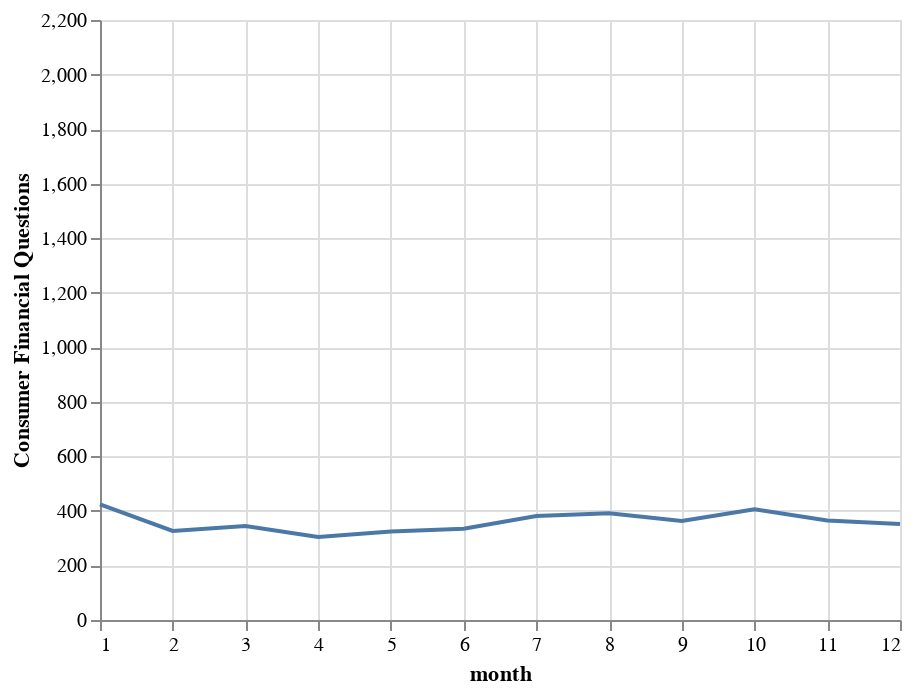

The code cell stored with this chart in its notebook:
### Code cell
alt.Chart(ts).mark_line().encode(
    x='month',
    y=alt.Y('Consumer Financial Questions', scale=alt.Scale(type='linear', domain=(0, 2200)))
)

### Figure 1 — Vega-Lite specification as saved in the notebook (floating-point values rounded to 4 significant figures)
{"config": {"view": {"continuousWidth": 400, "continuousHeight": 300}}, "data": {"name": "data-d60e3b7af6909ee96b24c4b37391fb45"}, "mark": "line", "encoding": {"x": {"field": "month", "type": "quantitative"}, "y": {"field": "Consumer Financial Questions", "scale": {"domain": [0, 2200], "type": "linear"}, "type": "quantitative"}}, "$schema": "https://vega.github.io/schema/vega-lite/v4.17.0.json", "datasets": {"data-d60e3b7af6909ee96b24c4b37391fb45": [{"month": 1, "Consumer Financial Questions": 424.0, "Education": 18.0, "Family and Children": 2126.0, "Health and Disability": 65.25, "Housing and Homelessness": 792.5, "Income Maintenance": 60.0, "Individual Rights": 198.0, "Juvenile": 9.5, "Other": 859.2, "Work, Employment and Unemployment": 242.2}, {"month": 2, "Consumer Financial Questions": 326.5, "Education": 16.5, "Family and Children": 1526.0, "Health and Disability": 51.25, "Housing and Homelessness": 581.2, "Income Maintenance": 53.5, "Individual Rights": 134.5, "Juvenile": 9.0, "Other": 631.2, "Work, Employment and Unemployment": 170.2}, {"month": 3, "Consumer Financial Questions": 344.8, "Education": 17.75, "Family and Children": 1614.0, "Health and Disability": 50.75, "Housing and Homelessness": 571.8, "Income Maintenance": 58.75, "Individual Rights": 145.5, "Juvenile": 4.75, "Other": 662.2, "Work, Employment and Unemployment": 178.0}, {"month": 4, "Consumer Financial Questions": 304.8, "Education": 16.0, "Family and Children": 1619.0, "Health and Disability": 50.0, "Housing and Homelessness": 612.8, "Income Maintenance": 60.75, "Individual Rights": 146.2, "Juvenile": 6.0, "Other": 679.8, "Work, Employment and Unemployment": 226.2}, {"month": 5, "Consumer Financial Questions": 324.2, "Education": 13.25, "Family and Children": 1762.0, "Health and Disability": 43.75, "Housing and Homelessness": 665.2, "Income Maintenance": 57.75, "Individual Rights": 146.8, "Juvenile": 6.25, "Other": 696.5, "Work, Employment and Unemployment": 201.5}, {"month": 6, "Consumer Financial Questions": 335.0, "Education": 13.0, "Family and Children": 1873.0, "Health and Disability": 49.5, "Housing and Homelessness": 724.0, "Income Maintenance": 46.75, "Individual Rights": 171.5, "Juvenile": 4.75, "Other": 759.8, "Work, Employment and Unemployment": 216.0}, {"month": 7, "Consumer Financial Questions": 381.5, "Education": 8.25, "Family and Children": 1966.0, "Health and Disability": 58.75, "Housing and Homelessness": 810.8, "Income Maintenance": 54.75, "Individual Rights": 188.0, "Juvenile": 7.5, "Other": 818.5, "Work, Employment and Unemployment": 225.0}, {"month": 8, "Consumer Financial Questions": 391.5, "Education": 19.25, "Family and Children": 2144.0, "Health and Disability": 54.25, "Housing and Homelessness": 859.5, "Income Maintenance": 61.0, "Individual Rights": 201.0, "Juvenile": 10.0, "Other": 867.8, "Work, Employment and Unemployment": 242.2}, {"month": 9, "Consumer Financial Questions": 362.8, "Education": 17.75, "Family and Children": 1997.0, "Health and Disability": 70.0, "Housing and Homelessness": 817.0, "Income Maintenance": 59.25, "Individual Rights": 185.0, "Juvenile": 9.5, "Other": 831.5, "Work, Employment and Unemployment": 212.2}, {"month": 10, "Consumer Financial Questions": 406.2, "Education": 21.5, "Family and Children": 1990.0, "Health and Disability": 61.25, "Housing and Homelessness": 825.0, "Income Maintenance": 57.75, "Individual Rights": 200.2, "Juvenile": 7.25, "Other": 878.0, "Work, Employment and Unemployment": 224.0}, {"month": 11, "Consumer Financial Questions": 365.2, "Education": 20.5, "Family and Children": 1814.0, "Health and Disability": 58.25, "Housing and Homelessness": 740.5, "Income Maintenance": 56.25, "Individual Rights": 173.2, "Juvenile": 9.5, "Other": 805.5, "Work, Employment and Unemployment": 204.5}, {"month": 12, "Consumer Financial Questions": 351.8, "Education": 16.75, "Family and Children": 1756.0, "Health and Disability": 63.75, "Housing and Homelessness": 688.5, "Income Maintenance": 45.5, "Individual Rights": 188.0, "Juvenile": 5.25, "Other": 773.2, "Work, Employment and Unemployment": 204.5}]}}
